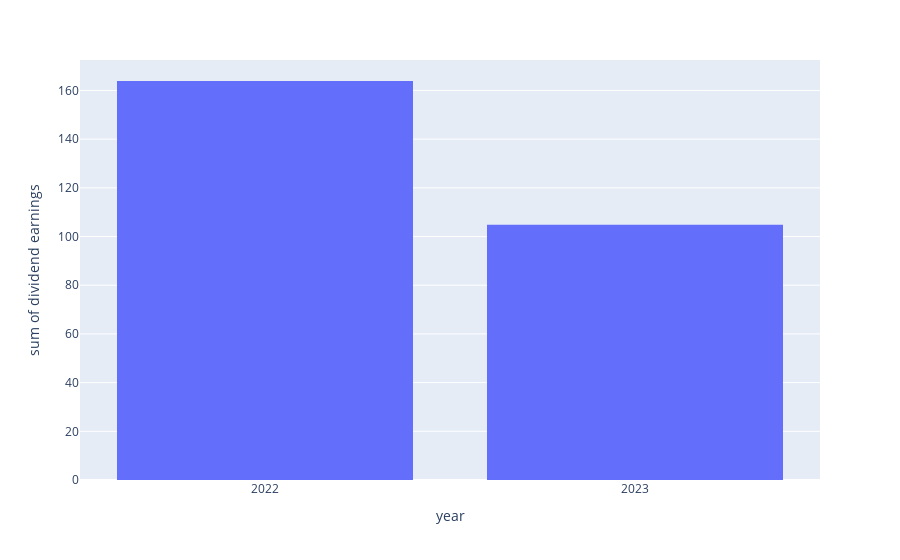

Notebook cell for this chart:
### Code cell
px.histogram(grouped_data,x="year",y="dividend earnings")

### Figure 1 — Plotly figure (JSON) as saved in the notebook; plotly's stock layout.template omitted (floating-point values rounded to 4 significant figures)
{"data": [{"alignmentgroup": "True", "bingroup": "x", "histfunc": "sum", "hovertemplate": "year=%{x}<br>sum of dividend earnings=%{y}<extra></extra>", "legendgroup": "", "marker": {"color": "#636efa", "pattern": {"shape": ""}}, "name": "", "offsetgroup": "", "orientation": "v", "showlegend": false, "type": "histogram", "x": ["2021", "2021", "2021", "2021", "2021", "2022", "2022", "2022", "2022", "2022", "2022", "2022", "2022", "2022", "2022", "2022", "2022", "2023", "2023", "2023"], "xaxis": "x", "y": [0, 0, 0, 0, 0, 0, 0, 0, 0, 11.6, 8.936, 9.112, 28.59, 19.65, 21.54, 34.6, 29.86, 26.5, 41.68, 36.62], "yaxis": "y"}], "layout": {"barmode": "relative", "legend": {"tracegroupgap": 0}, "margin": {"t": 60}, "xaxis": {"anchor": "y", "domain": [0, 1], "title": {"text": "year"}}, "yaxis": {"anchor": "x", "domain": [0, 1], "title": {"text": "sum of dividend earnings"}}}}
